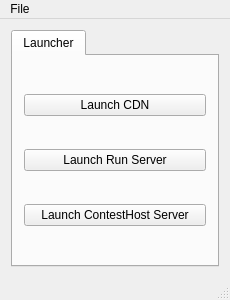
<?xml version="1.0" encoding="UTF-8"?>
<ui version="4.0">
 <class>MainWindow</class>
 <widget class="QMainWindow" name="MainWindow">
  <property name="geometry">
   <rect>
    <x>0</x>
    <y>0</y>
    <width>230</width>
    <height>300</height>
   </rect>
  </property>
  <property name="windowTitle">
   <string>MainWindow</string>
  </property>
  <widget class="QWidget" name="centralWidget">
   <layout class="QVBoxLayout" name="verticalLayout">
    <item>
     <widget class="QTabWidget" name="tabWidget">
      <property name="currentIndex">
       <number>0</number>
      </property>
      <widget class="QWidget" name="tab">
       <attribute name="title">
        <string>Launcher</string>
       </attribute>
       <layout class="QVBoxLayout" name="verticalLayout_2">
        <item>
         <widget class="QPushButton" name="lnchCDN">
          <property name="text">
           <string>Launch CDN</string>
          </property>
         </widget>
        </item>
        <item>
         <widget class="QPushButton" name="lnchRunSrv">
          <property name="text">
           <string>Launch Run Server</string>
          </property>
         </widget>
        </item>
        <item>
         <widget class="QPushButton" name="lnchCHostSrv">
          <property name="text">
           <string>Launch ContestHost Server</string>
          </property>
         </widget>
        </item>
       </layout>
      </widget>
     </widget>
    </item>
   </layout>
  </widget>
  <widget class="QMenuBar" name="menuBar">
   <property name="geometry">
    <rect>
     <x>0</x>
     <y>0</y>
     <width>230</width>
     <height>21</height>
    </rect>
   </property>
   <widget class="QMenu" name="menuFile">
    <property name="title">
     <string>File</string>
    </property>
    <addaction name="actionRestart"/>
    <addaction name="actionQuit"/>
   </widget>
   <addaction name="menuFile"/>
  </widget>
  <widget class="QStatusBar" name="statusBar"/>
  <action name="actionQuit">
   <property name="text">
    <string>Quit</string>
   </property>
   <property name="shortcut">
    <string>Esc</string>
   </property>
  </action>
  <action name="actionRestart">
   <property name="text">
    <string>Restart</string>
   </property>
  </action>
 </widget>
 <layoutdefault spacing="6" margin="11"/>
 <resources/>
 <connections>
  <connection>
   <sender>actionQuit</sender>
   <signal>triggered()</signal>
   <receiver>MainWindow</receiver>
   <slot>close()</slot>
   <hints>
    <hint type="sourcelabel">
     <x>-1</x>
     <y>-1</y>
    </hint>
    <hint type="destinationlabel">
     <x>114</x>
     <y>149</y>
    </hint>
   </hints>
  </connection>
 </connections>
</ui>
